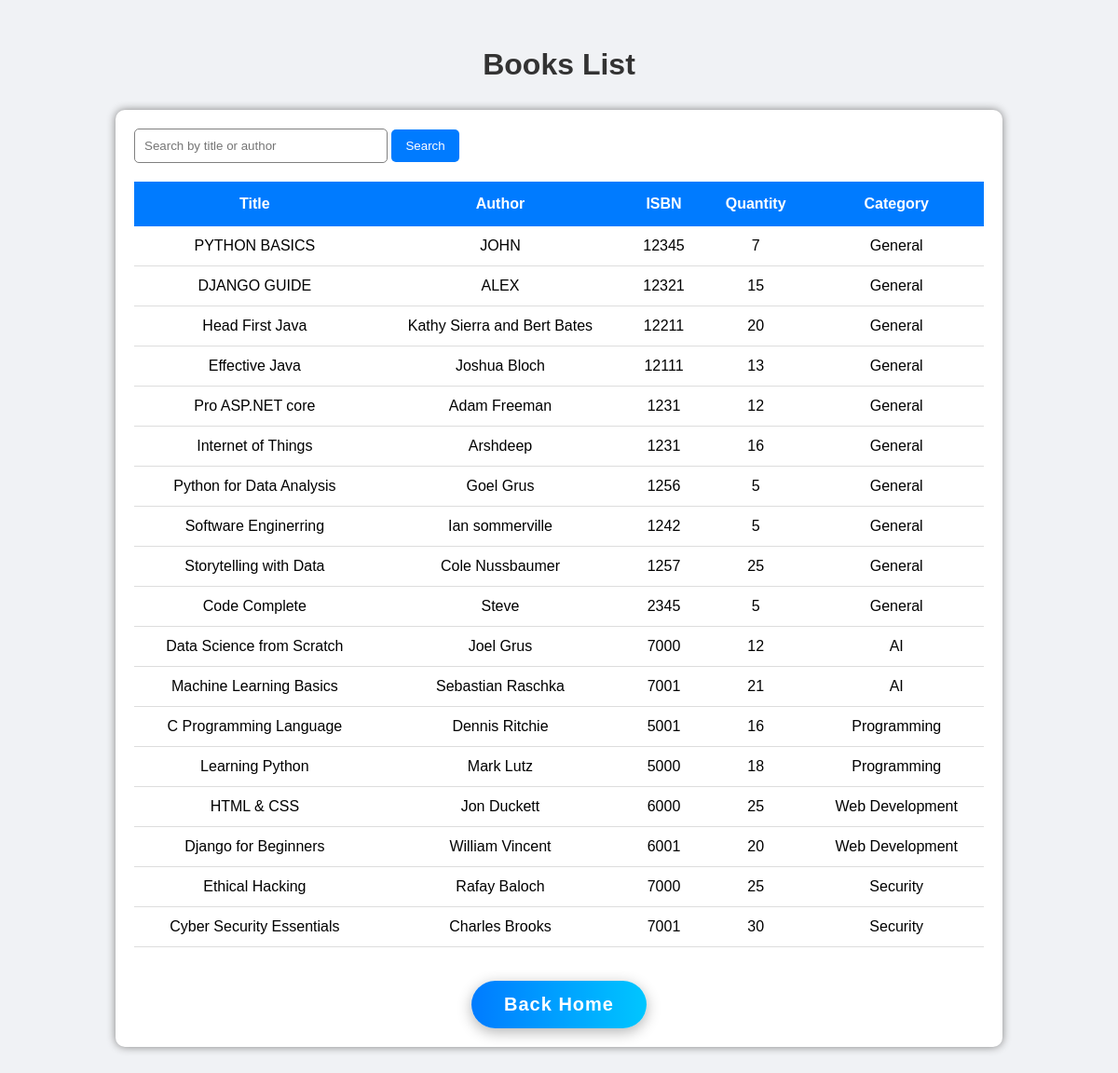
/books/, run on an earlier commit of the app's database.
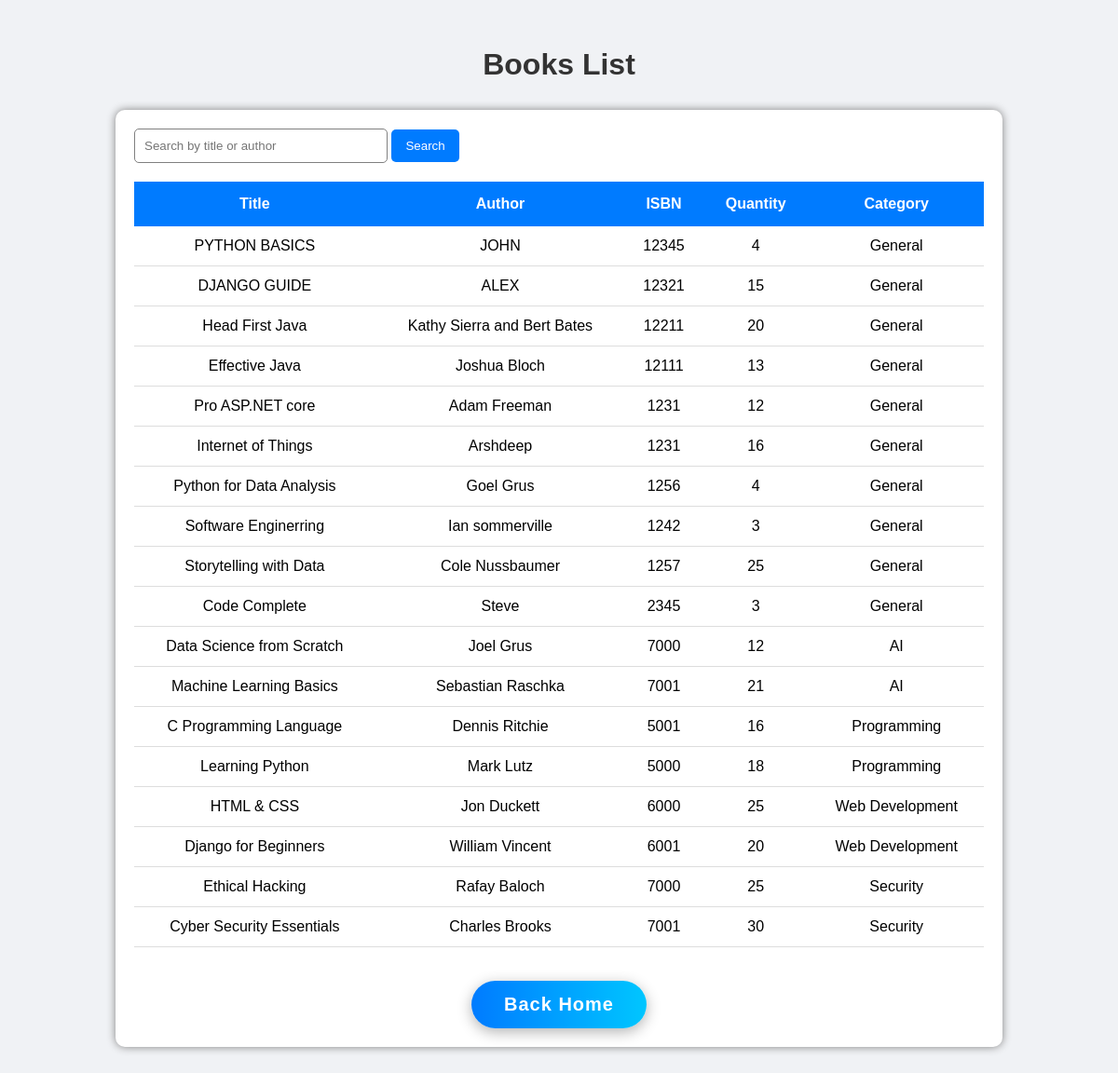
And on a later commit of the database.
### books/models.py (models this page shows, shortened)
class Book(models.Model):
    title = models.CharField(max_length=200)
    author = models.CharField(max_length=100)
    isbn = models.CharField(max_length=20)
    quantity = models.IntegerField()
    category = models.CharField(max_length=100)

### books/views.py (the view)
# urls.py: path('books/', views.book_list, name='book_list'),
def book_list(request):
    query = request.GET.get('q')
    category = request.GET.get('category')
    books = Book.objects.all()
    if query:
        books = books.filter(
            Q(title__icontains=query) |
            Q(author__icontains=query)
        )
    if category:
        books = books.filter(
            category__icontains=category
        )
    return render(request, 'book_list.html', {
        'books': books
    })

### accounts/templates/book_list.html (shortened to what this page needs)
<!DOCTYPE html>
<html>
<head>
</head>
<body>
    <h1>Books List</h1>
    <div class="table-container">
        <form method="GET" class="search-box">
            <input type="text"
                   name="q"
                   placeholder="Search by title or author">
            <button type="submit">
                Search
            </button>
        </form>
        <table>
            <tr>
                <th>Title</th>
                <th>Author</th>
                <th>ISBN</th>
                <th>Quantity</th>
                <th>Category</th>
            </tr>
            {% for book in books %}
            <tr>
                <td>{{ book.title }}</td>
                <td>{{ book.author }}</td>
                <td>{{ book.isbn }}</td>
                <td>{{ book.quantity }}</td>
                <td>{{ book.category }}</td>
            </tr>
            {% endfor %}
        </table>
        <br><br>
        <div style="text-align:center;">
            {% if user.role == 'student' %}
                <a href="/student-dashboard/"
                   class="home-btn">
                    Back Home
                </a>
            {% elif user.role == 'librarian' %}
                <a href="/librarian-dashboard/"
                   class="home-btn">
                    Back Home
                </a>
            {% else %}
                <a href="/admin-dashboard/"
                   class="home-btn">
                    Back Home
                </a>
            {% endif %}
        </div>
    </div>
</body>
</html>

What changed in the data, as far as the page shows it:
changed Book "PYTHON BASICS": quantity "7" → "4"
changed Book "Python for Data Analysis": quantity "5" → "4"
changed Book "Software Enginerring": quantity "5" → "3"
changed Book "Code Complete": quantity "5" → "3"
